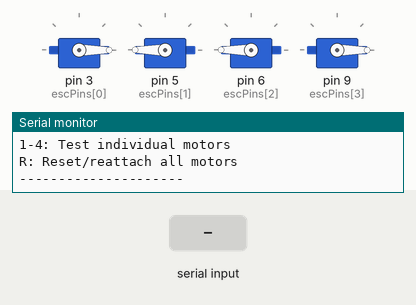
This sketch was run on a simulated Arduino Uno, built with avr-gcc and run on an emulated ATmega328P. On the bench: 4 × servo, the last lines printed to the serial monitor. Inputs (shaded band) come from the test bench.

Above: at 12.5 s.
12.6 s: "R" received over Serial
At 12.9 s:
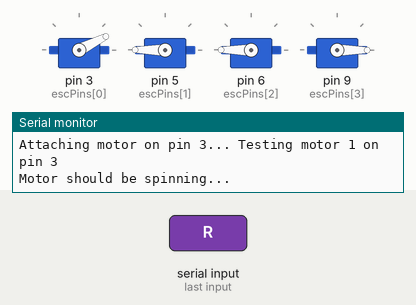
At 20.3 s:
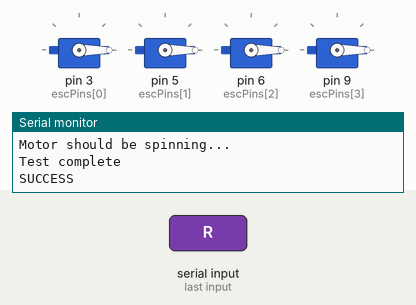
Timing chart, 0 to 24.6 s (numbered marks = the images above; inputs shaded):
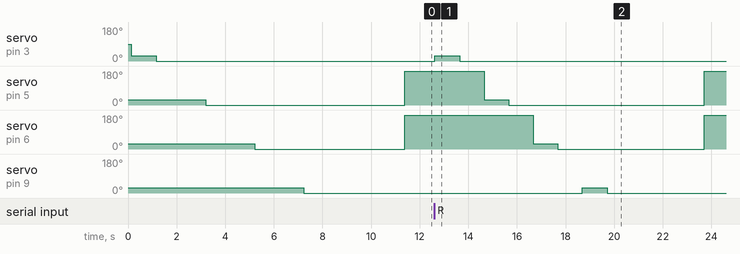

Measured:
- after the input at 12.6 s, servo on pin 3 (escPins[0]): 0° → 27° at once, → 0° 1.0 s later; servo on pin 5 (escPins[1]): 180° → 27° after 2.1 s, → 0° 1.0 s later, → 180° 8.0 s later; servo on pin 6 (escPins[2]): 180° → 27° after 4.1 s, → 0° 1.0 s later, → 180° 6.0 s later; servo on pin 9 (escPins[3]): 0° → 27° after 6.1 s, → 0° 1.0 s later

The sketch:

Ardu.ino
```cpp
#include <Servo.h>

// ESC pins
constexpr int numMotors = 4;
constexpr int escPins[numMotors] = {3, 5, 6, 9};

// Create servo objects for each ESC
Servo escMotors[numMotors];

// ESC values
constexpr int MIN_THROTTLE = 1200; // Minimum throttle value (motors off)
constexpr int MAX_THROTTLE = 20000; // Maximum throttle value
constexpr int THROTTLE_STEP = 100;  // How much to change throttle by with each keypress
int currentThrottle = MIN_THROTTLE;

// Motor status tracking
bool motorAttached[numMotors] = {false, false, false, false};

void setup() {
  // Initialize serial communication
  Serial.begin(9600);
  Serial.println("Drone ESC Debug - Press W to increase throttle, S to decrease");
  Serial.println("Other commands: '1','2','3','4' = test individual motors, 'R' = reset/reattach all");

  // Attempt to attach ESCs to pins one at a time
  attachAllESCs(false);
  // Arm ESCs
  armESCs();

  Serial.println("\n------ COMMANDS ------");
  Serial.println("W: Increase all throttles");
  Serial.println("S: Decrease all throttles");
  Serial.println("1-4: Test individual motors");
  Serial.println("R: Reset/reattach all motors");
  Serial.println("---------------------\n");
}

void loop() {
  // Check if data is available from the serial port
  if (Serial.available() > 0) {
    // Read the incoming byte
    char inputChar = Serial.read();

    // Process the command
    if (inputChar == 'W' || inputChar == 'w') {
      // Increase throttle for all motors
      increaseThrottle();
    }
    else if (inputChar == 'S' || inputChar == 's') {
      // Decrease throttle for all motors
      decreaseThrottle();
    }
    else if (inputChar == 'R' || inputChar == 'r') {
      // Reset/reattach all motors
      resetMotors();
    }
    else if (inputChar >= '1' && inputChar <= '4') {
      // Test individual motor
      int motorIndex = inputChar - '1';
      testSingleMotor(motorIndex);
    }
  }

  // Keep sending the current throttle value to all attached motors
  updateAllESCs();

  // Short delay to stabilize
  delay(5);
}

// Function to test a single motor
void testSingleMotor(int motorIndex) {
  if (motorIndex >= 0 && motorIndex < numMotors) {
    Serial.print("Testing motor ");
    Serial.print(motorIndex + 1);
    Serial.print(" on pin ");
    Serial.println(escPins[motorIndex]);

    if (motorAttached[motorIndex]) {
      // Pulse the motor to a higher value for half a second

      // Set just this motor to a higher value
      escMotors[motorIndex].writeMicroseconds(4000);
      Serial.println("Motor should be spinning...");
      delay(1000);

      // Return to original value
      escMotors[motorIndex].writeMicroseconds(currentThrottle);
      Serial.println("Test complete");
    } else {
      Serial.println("ERROR: Motor not attached!");
    }
  }
}

void attachAllESCs(bool detach) {
  if (detach) {
    for (int i = 0; i < numMotors; i++) {
      Serial.print("detaching ");
      Serial.print(i);
      Serial.print("/");
      Serial.println(escPins[i]);

      escMotors[i].detach();
      motorAttached[i] = false;
      delay(50);
    }
  }

  for (int i = 0; i < numMotors; i++) {
    Serial.print("Attaching motor on pin ");
    Serial.print(escPins[i]);
    Serial.print("... ");

    // Try to attach the ESC
    escMotors[i].attach(escPins[i], MIN_THROTTLE, MAX_THROTTLE);

    // Check if attachment was successful
    if (escMotors[i].attached()) {
      motorAttached[i] = true;
      testSingleMotor(i);
      Serial.println("SUCCESS");
    } else {
      Serial.println("FAILED");
    }

    // Set to minimum throttle
    escMotors[i].writeMicroseconds(MIN_THROTTLE);
    delay(1000); // Short pause between attachments
  }
}

// Reset and reattach all motors
void resetMotors() {
  Serial.println("Resetting all motors...");

  attachAllESCs(false);

  // Re-arm ESCs
  armESCs();
}

// Function to consistently update all ESCs
void updateAllESCs() {
  for (int i = 0; i < numMotors; i++) {
    if (motorAttached[i]) {
      // For motors 1 and 2 (pins 3 and 4), reverse the direction
      if (i == 1 || i == 2) {
        escMotors[i].writeMicroseconds(MAX_THROTTLE + MIN_THROTTLE - currentThrottle);
      } else {
        escMotors[i].writeMicroseconds(currentThrottle);
      }
    }
  }
}

// Function to increase throttle
void increaseThrottle() {
  if (currentThrottle < MAX_THROTTLE) {
    currentThrottle += THROTTLE_STEP;
    if (currentThrottle > MAX_THROTTLE) {
      currentThrottle = MAX_THROTTLE;
    }
    Serial.print("Throttle increased to: ");
    Serial.println(currentThrottle);
  }
}

// Function to decrease throttle
void decreaseThrottle() {
  if (currentThrottle > MIN_THROTTLE) {
    currentThrottle -= THROTTLE_STEP;
    if (currentThrottle < MIN_THROTTLE) {
      currentThrottle = MIN_THROTTLE;
    }
    Serial.print("Throttle decreased to: ");
    Serial.println(currentThrottle);
  }
}

// Function to arm ESCs
void armESCs() {
  Serial.println("Arming ESCs...");

  // Ensure all are at minimum throttle
  for (int i = 0; i < numMotors; i++) {
    if (motorAttached[i]) {
      escMotors[i].writeMicroseconds(MIN_THROTTLE);
    }
  }

  // Wait for ESCs to recognize the signal
  delay(3000);

  Serial.println("ESCs armed. Ready for input.");
  Serial.print("Current throttle: ");
  Serial.println(currentThrottle);
}
```
